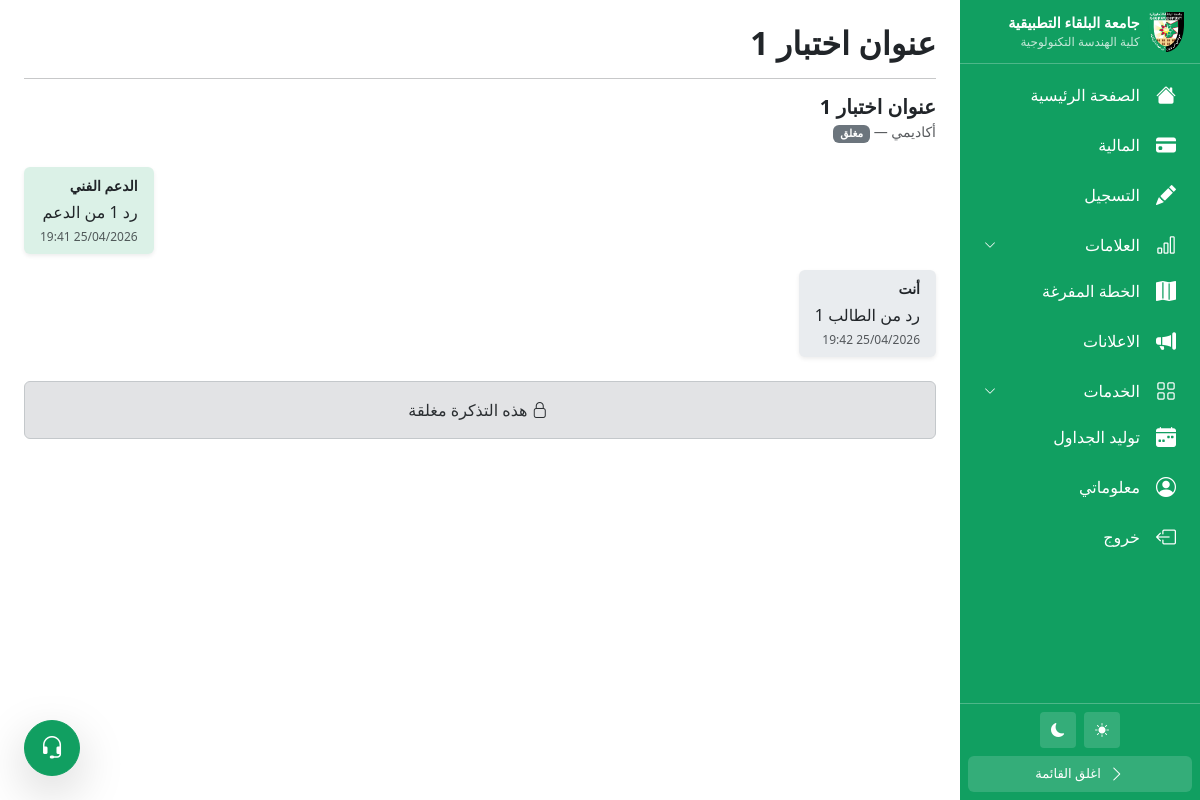
The page /students/tickets/1/ (signed in) on the database its author committed.
### apps/tickets/models.py (models this page shows, shortened)
class Ticket(models.Model):
    CATEGORIES = [
        ('academic', 'أكاديمي'),
        ('financial', 'مالي'),
        ('technical', 'تقني'),
        ('other', 'أخرى'),
    ]
    STATUS = [
        ('open', 'مفتوح'),
        ('in_progress', 'قيد المعالجة'),
        ('closed', 'مغلق'),
    ]
    student = models.ForeignKey(Student, on_delete=models.CASCADE, related_name='tickets')
    category = models.CharField(max_length=20, choices=CATEGORIES)
    subject = models.CharField(max_length=100)
    status = models.CharField(max_length=15, choices=STATUS, default='open')
    created_at = models.DateTimeField(auto_now_add=True)
    updated_at = models.DateTimeField(auto_now=True)
    class Meta:
        ordering = ['-updated_at']

class TicketMessage(models.Model):
    ticket = models.ForeignKey(Ticket, on_delete=models.CASCADE, related_name='messages')
    sender = models.ForeignKey('accounts.User', on_delete=models.PROTECT, related_name='ticket_messages')
    body = models.TextField()
    sent_at = models.DateTimeField(auto_now_add=True)
    class Meta:
        ordering = ['sent_at']

### apps/students/views.py (the view, shortened to what this page needs)
# urls.py: path('tickets/<int:ticket_id>/', views.ticket_detail, name='ticket_detail'),
@student_required
def ticket_detail(request, ticket_id):
    student = request.user.student_profile
    ticket = get_object_or_404(Ticket, id=ticket_id, student=student)
    messages_list = ticket.messages.select_related('sender')
    context = {
        'ticket': ticket,
        'messages_list': messages_list,
    }
    return render(request, 'students/ticket_detail.html', context)

### apps/students/context_processors.py (called while the page is built)
def announcement_count(request):
    if not request.user.is_authenticated:
        return {}
    if not hasattr(request.user, 'student_profile'):
        return {}
    student = request.user.student_profile
    last_seen = student.announcements_last_seen
    from apps.announcements.models import Announcement
    query = Q(student=student) | Q(student__isnull=True)
    if last_seen:
        query &= Q(created_at__gt=last_seen)
    count = Announcement.objects.filter(query).count()
    return {'unseen_announcements': count}

### apps/students/views.py (called while the page is built)
def student_required(view_func):
    @wraps(view_func)
    def wrapper(request, *args, **kwargs):
        if not request.user.is_authenticated or not request.session.get('is_student_portal'):
            return redirect('apps.students:login')
        if request.user.role != 'student':
            messages.error(request, 'Access denied.')
            return redirect('apps.students:login')
        return view_func(request, *args, **kwargs)
    return wrapper

### apps/students/templates/students/ticket_detail.html (shortened to what this page needs)
{% extends 'base.html' %}
{% block content %}
    {% include 'students/includes/sidebar.html' %}
    <div id="main-content">
        <div class="container-fluid p-3 p-md-4">
            <div class="d-flex align-items-center gap-2 mb-3">
                <h2 class="mb-0 fw-bold me-md-0 me-2">{{ ticket.subject }}</h2>
            </div>
            <hr>
            <div class="d-flex align-items-center gap-3 mb-4">
                <div>
                    <h5 class="fw-bold mb-0">{{ ticket.subject }}</h5>
                    <small class="text-muted">
                        {{ ticket.get_category_display }} —
                        <span class="badge
                            {% if ticket.status == 'open' %}bg-success
                            {% elif ticket.status == 'in_progress' %}bg-warning text-dark
                            {% else %}bg-secondary{% endif %}">
                            {{ ticket.get_status_display }}
                        </span>
                    </small>
                </div>
            </div>
            <div class="d-flex flex-column gap-3 mb-4">
                {% for message in messages_list %}
                <div class="d-flex {% if message.sender == request.user %}justify-content-start{% else %}justify-content-end{% endif %}">
                    <div class="card border-0 shadow-sm"
                        style="max-width: 75%;
                        {% if message.sender == request.user %}background-color: var(--bs-secondary-bg){% else %}background-color: rgba(17,159,97,0.15){% endif %}">
                        <div class="card-body py-2 px-3">
                            <div class="fw-semibold small mb-1">
                                {% if message.sender == request.user %}
                                    أنت
                                {% else %}
                                    الدعم الفني
                                {% endif %}
                            </div>
                            <div>{{ message.body }}</div>
                            <div class="text-muted mt-1" style="font-size:.75rem;">
                                {{ message.sent_at|date:"d/m/Y H:i" }}
                            </div>
                        </div>
                    </div>
                </div>
                {% endfor %}
            </div>
            {% if ticket.status != 'closed' %}
                <div class="card border-0 shadow-sm">
                    <div class="card-body">
                        <form method="POST">
                            {% csrf_token %}
                            <div class="mb-3">
                                <textarea name="body" class="form-control" rows="3"
                                        placeholder="اكتب ردك هنا..." required></textarea>
                            </div>
                            <button type="submit" class="btn btn-primary">
                                <i class="bi bi-send me-1"></i> إرسال
                            </button>
                        </form>
                    </div>
                </div>
            {% else %}
                <div class="alert alert-secondary text-center">
                    <i class="bi bi-lock me-1"></i> هذه التذكرة مغلقة
                </div>
            {% endif %}
        </div>
    </div>
{% endblock %}

### rows shown on the page
Ticket: subject "عنوان اختبار 1", category "أكاديمي", status "مغلق"
TicketMessage: shows "الدعم الفني", body "رد 1 من الدعم", sent_at "25/04/2026 19:41"
TicketMessage: shows "أنت", body "رد من الطالب 1", sent_at "25/04/2026 19:42"
